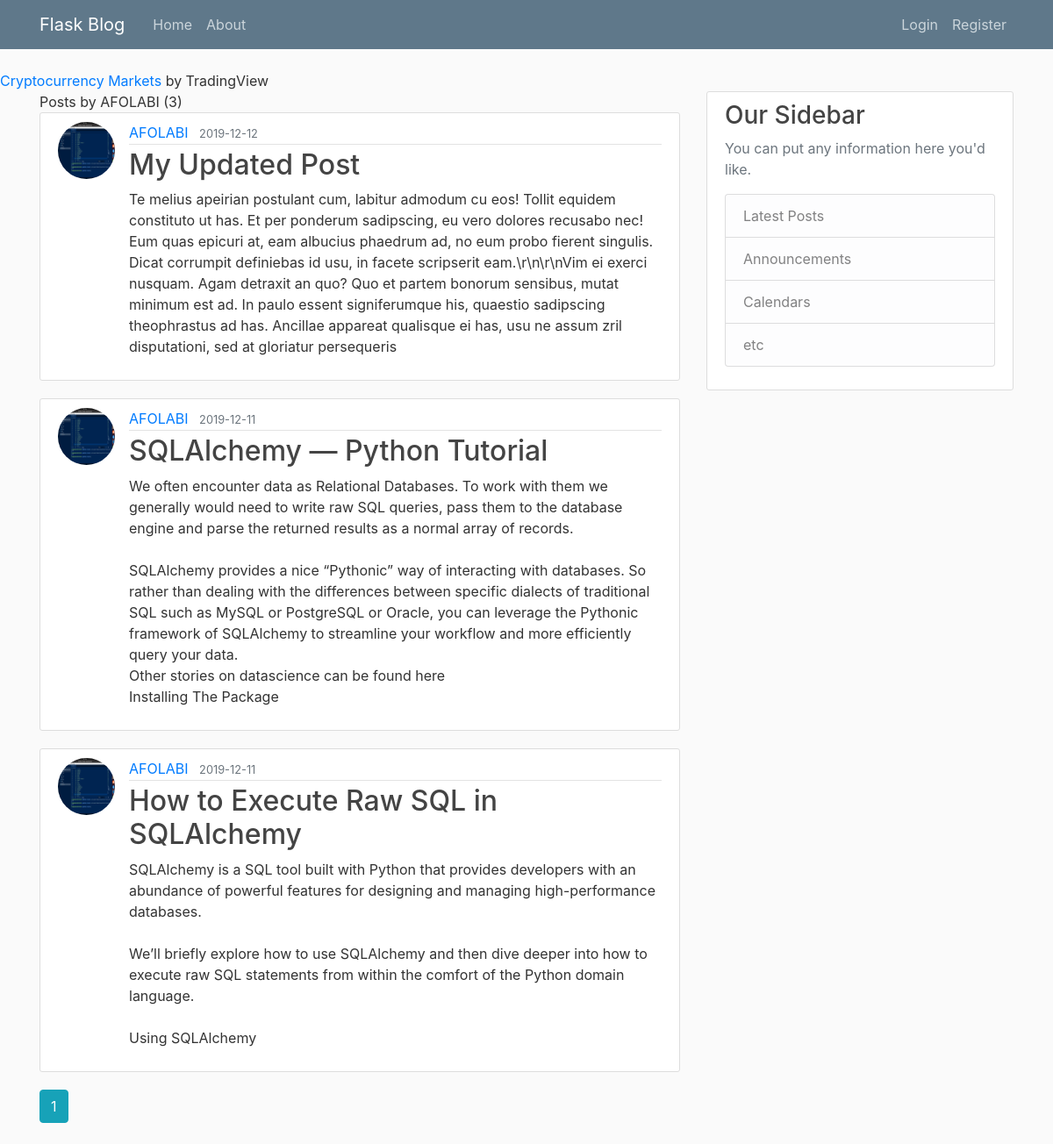
The app's page /user/AFOLABI, older data.
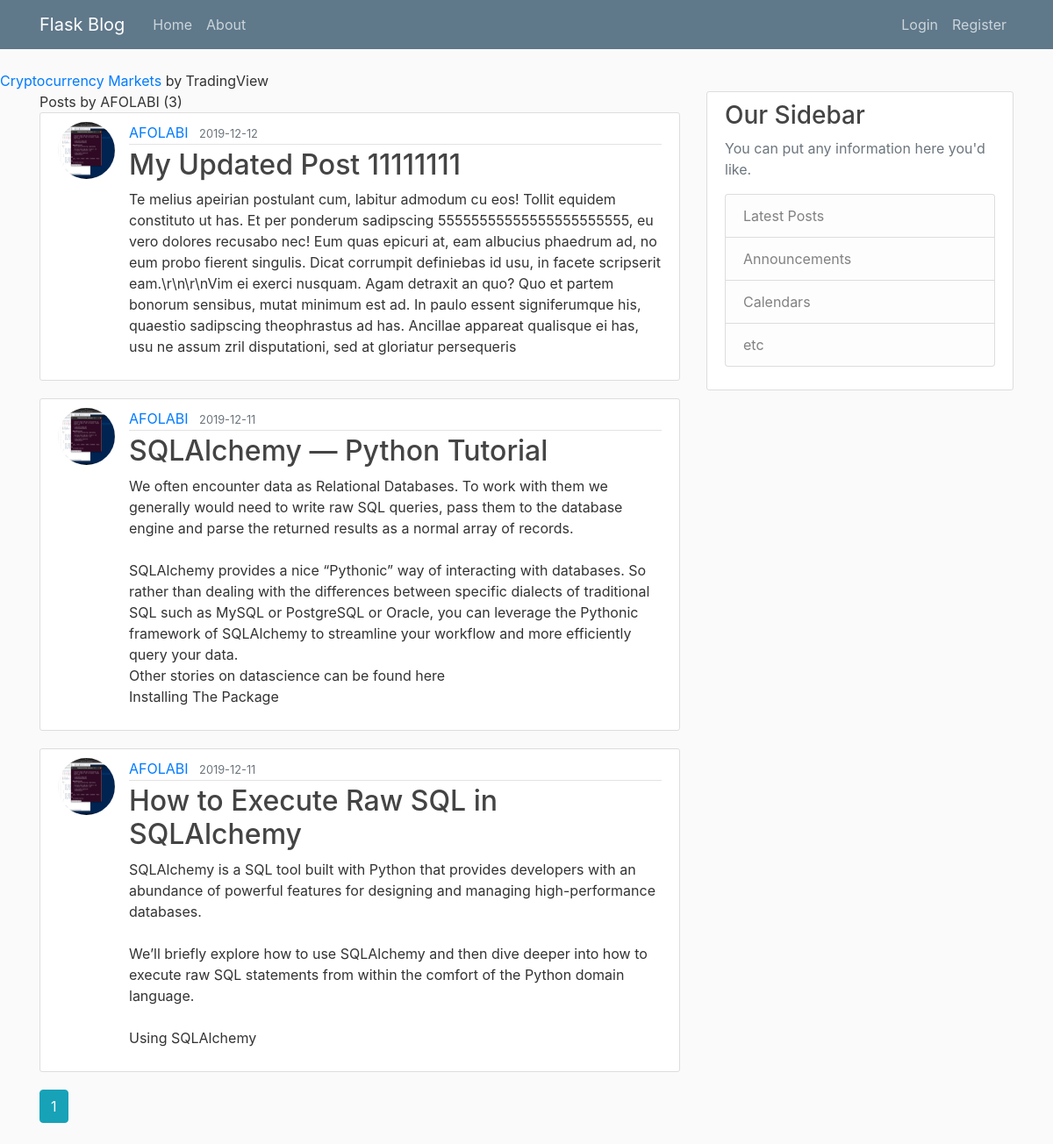
The same page, newer data.
### flask_intro/models.py (models this page shows, shortened)
class Post(db.Model):
    id = db.Column(db.Integer, primary_key=True)
    title = db.Column(db.String(100), nullable=False)
    date_posted = db.Column(db.DateTime, nullable=False, default=datetime.utcnow)
    content = db.Column(db.Text, nullable=False)
    user_id = db.Column(db.Integer, db.ForeignKey('user.id'), nullable=False)

class User(db.Model, UserMixin):
    id = db.Column(db.Integer, primary_key=True)
    fname = db.Column(db.String(20), unique=False, nullable=False)
    lname = db.Column(db.String(20), unique=False, nullable=False)
    email = db.Column(db.String(120), unique=True, nullable=False)
    image_file = db.Column(db.String(20), nullable=False, default='default.png')
    password = db.Column(db.String(60), nullable=False)
    posts = db.relationship('Post', backref='author', lazy=True)

### flask_intro/users/route.py (the view)
@users.route('/user/<string:fname>')
def user_post(fname):
    page = request.args.get('page', 1, type=int)
    user = User.query.filter_by(fname=fname).first_or_404()
    posts = Post.query.filter_by(author=user)\
        .order_by(Post.date_posted.desc())\
        .paginate(page=page, per_page=5)
    return render_template('user_post.html', posts=posts, user=user)

### flask_intro/templates/user_post.html
{% extends "layout.html" %}
{% block content %}
    <hi class="mb-3">Posts by {{user.fname}} ({{posts.total }})</hi>
    {% for post in posts.items %}
        <article class="media content-section">
          <img class="rounded-circle article-img" src="{{ url_for('static', filename='profile_pic/' + post.author.image_file) }}">
          <div class="media-body">
            <div class="article-metadata">
              <a class="mr-2" href="{{ url_for('users.user_post', fname=post.author.fname) }}">{{ post.author.fname }}</a>
              <small class="text-muted">{{ post.date_posted.strftime('%Y-%m-%d') }}</small>
            </div>
            <h2> <a class="article-title" href={{url_for('posts.post', post_id=post.id)}}>{{ post.title }}</a></h2>
            <p class="article-content">{{ post.content }}</p>
          </div>
        </article>
        {% endfor %}
        {% for page_num in posts.iter_pages(left_edge=1, right_edge=1, left_current=1, right_current=2) %}
        {% if page_num %}
          {% if posts.page == page_num %}
            <a class="btn btn-info mb-4" href="{{ url_for('main.home', page=page_num) }}">{{ page_num }}</a>
          {% else %}
            <a class="btn btn-outline-info mb-4" href="{{ url_for('main.home', page=page_num) }}">{{ page_num }}</a>
          {% endif %}
        {% else %}
          ...
        {% endif %}
      {% endfor %}
{% endblock content %}

Row changes from the older to the newer data that the page shows:
changed Post: image_file: a different picture; title "My Updated Post" → "My Updated Post 11111111"; content "…has. Et per ponderum sadipscing, eu vero dolores recusabo…" → "…has. Et per ponderum sadipscing 55555555555555555555555, eu vero dolores recusabo…"
changed through a linked row, Post "SQLAlchemy — Python Tutorial": image_file: a different picture
changed through a linked row, Post "How to Execute Raw SQL in SQLAlchemy": image_file: a different picture
